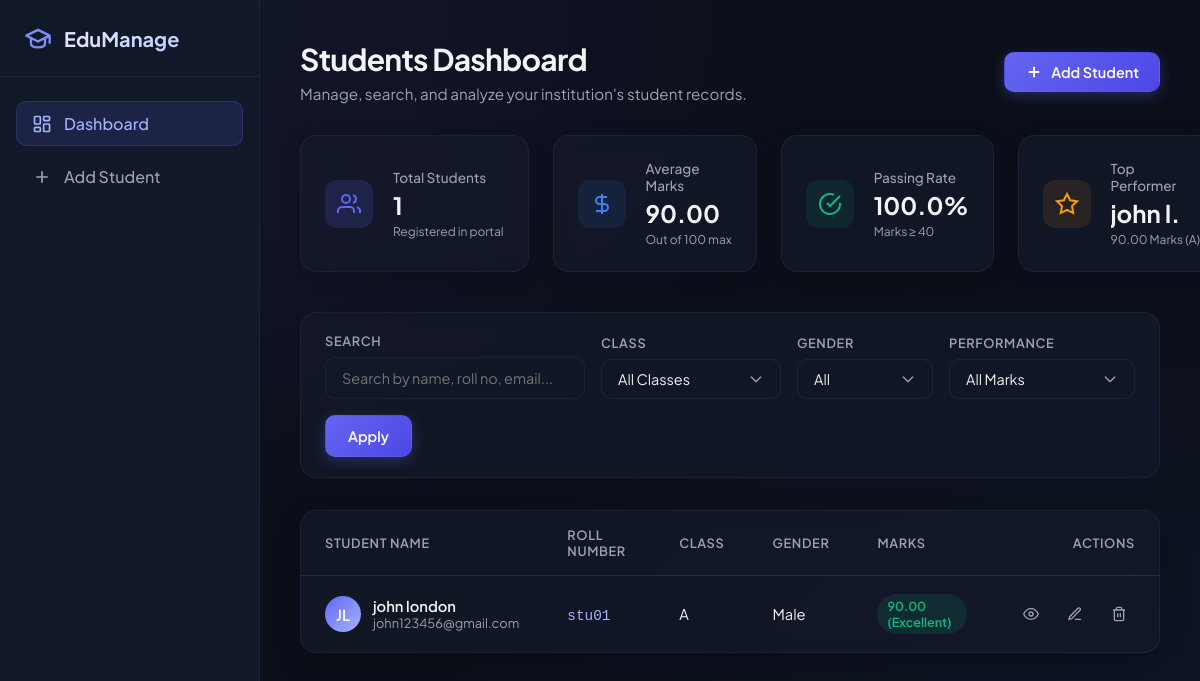
The page / on the database its author committed.
### user/models.py (models this page shows, shortened)
class Student(models.Model):
    GENDER_CHOICES = [
        ('Male', 'Male'),
        ('Female', 'Female'),
        ('Other', 'Other'),
    ]
    first_name = models.CharField(max_length=100)
    last_name = models.CharField(max_length=100)
    roll_number = models.CharField(max_length=20, unique=True)
    email = models.EmailField(unique=True)
    mobile_no = models.CharField(max_length=15)
    date_of_birth = models.DateField()
    gender = models.CharField(max_length=10, choices=GENDER_CHOICES)
    class_name = models.CharField(max_length=50)
    marks = models.DecimalField(
        max_digits=5,
        decimal_places=2,
        validators=[MinValueValidator(0), MaxValueValidator(100)]
    )
    address = models.TextField(blank=True, null=True)
    created_at = models.DateTimeField(auto_now_add=True)
    updated_at = models.DateTimeField(auto_now=True)

### user/views.py (the view, shortened to what this page needs)
# urls.py: path('', views.student_list, name='student_list'),
def student_list(request):
    queryset = Student.objects.all().order_by('-created_at')
    total_students = Student.objects.count()
    avg_marks = Student.objects.aggregate(Avg('marks'))['marks__avg']
    avg_marks = round(avg_marks, 2) if avg_marks is not None else 0.0
    pass_count = Student.objects.filter(marks__gte=40).count()
    pass_rate = round((pass_count / total_students) * 100, 1) if total_students > 0 else 0.0
    top_student = Student.objects.order_by('-marks').first()
    search_query = request.GET.get('q', '').strip()
    class_filter = request.GET.get('class_name', '').strip()
    gender_filter = request.GET.get('gender', '').strip()
    performance_filter = request.GET.get('performance', '').strip()
    if class_filter:
        queryset = queryset.filter(class_name=class_filter)
    if gender_filter:
        queryset = queryset.filter(gender=gender_filter)
    class_names = Student.objects.values_list('class_name', flat=True).distinct().order_by('class_name')
    paginator = Paginator(queryset, 8)  # 8 students per page
    page = request.GET.get('page', 1)
    try:
        students = paginator.page(page)
    except PageNotAnInteger:
        students = paginator.page(1)
    except EmptyPage:
        students = paginator.page(paginator.num_pages)
    context = {
        'students': students,
        'total_students': total_students,
        'avg_marks': avg_marks,
        'pass_rate': pass_rate,
        'top_student': top_student,
        'class_names': class_names,
        'q': search_query,
        'class_filter': class_filter,
        'gender_filter': gender_filter,
        'performance_filter': performance_filter,
    }
    return render(request, 'user/student_list.html', context)

### user/templates/user/student_list.html (shortened to what this page needs)
{% extends 'user/base.html' %}
{% block nav_dashboard %}active{% endblock %}
{% block content %}
<header>
    <div class="header-title">
        <h1>Students Dashboard</h1>
        <p>Manage, search, and analyze your institution's student records.</p>
    </div>
    <div class="header-actions">
        <a href="{% url 'student_create' %}" class="btn btn-primary">
            <svg viewBox="0 0 24 24" width="18" height="18" stroke="currentColor" stroke-width="2.5" fill="none"><path d="M12 5v14M5 12h14"/></svg>
            Add Student
        </a>
    </div>
</header>
<div class="stats-grid">
    <div class="stat-card">
        <div class="stat-icon stat-icon-primary">
            <svg viewBox="0 0 24 24"><path d="M17 21v-2a4 4 0 0 0-4-4H5a4 4 0 0 0-4 4v2"/><circle cx="9" cy="7" r="4"/><path d="M23 21v-2a4 4 0 0 0-3-3.87"/><path d="M16 3.13a4 4 0 0 1 0 7.75"/></svg>
        </div>
        <div class="stat-info">
            <span class="stat-label">Total Students</span>
            <span class="stat-value">{{ total_students }}</span>
            <span class="stat-subtext">Registered in portal</span>
        </div>
    </div>
    <div class="stat-card">
        <div class="stat-icon stat-icon-info">
            <svg viewBox="0 0 24 24"><path d="M12 2v20M17 5H9.5a3.5 3.5 0 0 0 0 7h5a3.5 3.5 0 0 1 0 7H6"/></svg>
        </div>
        <div class="stat-info">
            <span class="stat-label">Average Marks</span>
            <span class="stat-value">{{ avg_marks }}</span>
            <span class="stat-subtext">Out of 100 max</span>
        </div>
    </div>
    <div class="stat-card">
        <div class="stat-icon stat-icon-success">
            <svg viewBox="0 0 24 24"><path d="M22 11.08V12a10 10 0 1 1-5.93-9.14"/><polyline points="22 4 12 14.01 9 11.01"/></svg>
        </div>
        <div class="stat-info">
            <span class="stat-label">Passing Rate</span>
            <span class="stat-value">{{ pass_rate }}%</span>
            <span class="stat-subtext">Marks &ge; 40</span>
        </div>
    </div>
    <div class="stat-card">
        <div class="stat-icon stat-icon-warning">
            <svg viewBox="0 0 24 24"><path d="M12 2l3.09 6.26L22 9.27l-5 4.87 1.18 6.88L12 17.77l-6.18 3.25L7 14.14 2 9.27l6.91-1.01L12 2z"/></svg>
        </div>
        <div class="stat-info" style="flex-grow: 1; min-width: 0;">
            <span class="stat-label">Top Performer</span>
            {% if top_student %}
            <span class="stat-value" title="{{ top_student.first_name }} {{ top_student.last_name }}">{{ top_student.first_name }} {{ top_student.last_name|slice:":1" }}.</span>
            <span class="stat-subtext">{{ top_student.marks }} Marks ({{ top_student.class_name }})</span>
            {% else %}
            <span class="stat-value">&mdash;</span>
            <span class="stat-subtext">No records</span>
            {% endif %}
        </div>
    </div>
</div>
<div class="filter-card">
    <form method="GET" action="{% url 'student_list' %}" class="filter-form">
        <div class="form-group-flex" style="flex-grow: 2;">
            <label for="q">Search</label>
            <input type="text" id="q" name="q" value="{{ q }}" placeholder="Search by name, roll no, email..." class="form-control">
        </div>
        <div class="form-group-flex">
            <label for="class_name">Class</label>
            <select id="class_name" name="class_name" class="form-select">
                <option value="">All Classes</option>
            </select>
        </div>
        <div class="form-group-flex" style="min-width: 120px;">
            <label for="gender">Gender</label>
            <select id="gender" name="gender" class="form-select">
                <option value="">All</option>
            </select>
        </div>
        <div class="form-group-flex" style="min-width: 150px;">
            <label for="performance">Performance</label>
            <select id="performance" name="performance" class="form-select">
                <option value="">All Marks</option>
            </select>
        </div>
        <div class="filter-actions">
            <button type="submit" class="btn btn-primary" style="padding: 11px 22px;">Apply</button>
        </div>
    </form>
</div>
<div class="table-card">
    {% if students %}
    <div class="table-container">
        <table>
            <thead>
                <tr>
                    <th>Student Name</th>
                    <th>Roll Number</th>
                    <th>Class</th>
                    <th>Gender</th>
                    <th>Marks</th>
                    <th style="text-align: right;">Actions</th>
                </tr>
            </thead>
            <tbody>
                {% for student in students %}
                <tr>
                    <td>
                        <div class="student-info">
                            <div class="student-avatar">
                                {{ student.first_name|slice:":1" }}{{ student.last_name|slice:":1" }}
                            </div>
                            <div class="student-details">
                                <a href="{% url 'student_detail' student.pk %}" class="student-name">{{ student.first_name }} {{ student.last_name }}</a>
                                <span class="student-email">{{ student.email }}</span>
                            </div>
                        </div>
                    </td>
                    <td><code style="color: #a5b4fc; font-family: monospace; font-size: 0.9rem;">{{ student.roll_number }}</code></td>
                    <td>{{ student.class_name }}</td>
                    <td>{{ student.gender }}</td>
                    <td>
                        {% if student.marks >= 80 %}
                        <span class="badge badge-excellent">{{ student.marks }} (Excellent)</span>
                        {% elif student.marks >= 60 %}
                        <span class="badge badge-good">{{ student.marks }} (Good)</span>
                        {% elif student.marks >= 40 %}
                        <span class="badge badge-pass">{{ student.marks }} (Pass)</span>
                        {% else %}
                        <span class="badge badge-fail">{{ student.marks }} (Fail)</span>
                        {% endif %}
                    </td>
                    <td>
                        <div class="action-links" style="justify-content: flex-end;">
                            <a href="{% url 'student_detail' student.pk %}" class="action-btn action-btn-view" title="View details">
                                <svg viewBox="0 0 24 24"><circle cx="12" cy="12" r="3"/><path d="M1 12s4-8 11-8 11 8 11 8-4 8-11 8-11-8-11-8z"/></svg>
                            </a>
                            <a href="{% url 'student_update' student.pk %}" class="action-btn action-btn-edit" title="Edit student">
                                <svg viewBox="0 0 24 24"><path d="M12 20h9"/><path d="M16.5 3.5a2.121 2.121 0 0 1 3 3L7 19l-4 1 1-4L16.5 3.5z"/></svg>
                            </a>
                            <a href="{% url 'student_delete' student.pk %}" class="action-btn action-btn-delete" title="Delete record">
                                <svg viewBox="0 0 24 24"><polyline points="3 6 5 6 21 6"/><path d="M19 6v14a2 2 0 0 1-2 2H7a2 2 0 0 1-2-2V6m3 0V4a2 2 0 0 1 2-2h4a2 2 0 0 1 2 2v2"/><line x1="10" y1="11" x2="10" y2="17"/><line x1="14" y1="11" x2="14" y2="17"/></svg>
                            </a>
                        </div>
                    </td>
                </tr>
                {% endfor %}
            </tbody>
        </table>
    </div>
    {% endif %}
</div>
{% endblock %}

### user/templates/user/base.html (style rules this page uses)
:root { --bg-color: #0b0f19; --sidebar-bg: #111827; --card-bg: rgba(22, 28, 45, 0.6); --card-border: rgba(255, 255, 255, 0.05); --text-primary: #f3f4f6; --text-secondary: #9ca3af; --primary: #6366f1; --primary-hover: #4f46e5; --primary-glow: rgba(99, 102, 241, 0.15); --success: #10b981; --success-bg: rgba(16, 185, 129, 0.1); --warning: #f59e0b; --warning-bg: rgba(245, 158, 11, 0.1); --danger: #ef4444; --danger-bg: rgba(239, 68, 68, 0.1); --info: #3b82f6; --info-bg: rgba(59, 130, 246, 0.1); --font-family: 'Plus Jakarta Sans', sans-serif; --transition-speed: 0.3s; }
* { box-sizing: border-box; margin: 0; padding: 0; }
body { font-family: var(--font-family); background-color: var(--bg-color); color: var(--text-primary); min-height: 100vh; display: flex; overflow-x: hidden; background-image: radial-gradient(at 0% 0%, rgba(99, 102, 241, 0.1) 0px, transparent 50%), radial-gradient(at 100% 100%, rgba(59, 130, 246, 0.05) 0px, transparent 50%); background-attachment: fixed; }
header { display: flex; justify-content: space-between; align-items: center; margin-bottom: 32px; }
.header-title h1 { font-size: 1.875rem; font-weight: 700; letter-spacing: -0.025em; margin-bottom: 6px; }
.header-title p { color: var(--text-secondary); font-size: 0.95rem; }
.header-actions { display: flex; gap: 12px; }
.btn { display: inline-flex; align-items: center; justify-content: center; gap: 8px; font-family: var(--font-family); font-size: 0.9rem; font-weight: 600; padding: 10px 20px; border-radius: 10px; border: 1px solid transparent; cursor: pointer; text-decoration: none; transition: all var(--transition-speed); }
.btn-primary { background: linear-gradient(135deg, var(--primary) 0%, var(--primary-hover) 100%); color: #fff; box-shadow: 0 4px 14px 0 rgba(99, 102, 241, 0.3); }

### rows shown on the page
Student: first_name "john", last_name "l", marks "90.00", class_name "A", first_name "J", last_name "L", last_name "london", email "john123456@gmail.com", roll_number "stu01", gender "Male"

### other values the page prints
{{ total_students }} "1"
{{ avg_marks }} "90.00"
{{ pass_rate }} "100.0"
